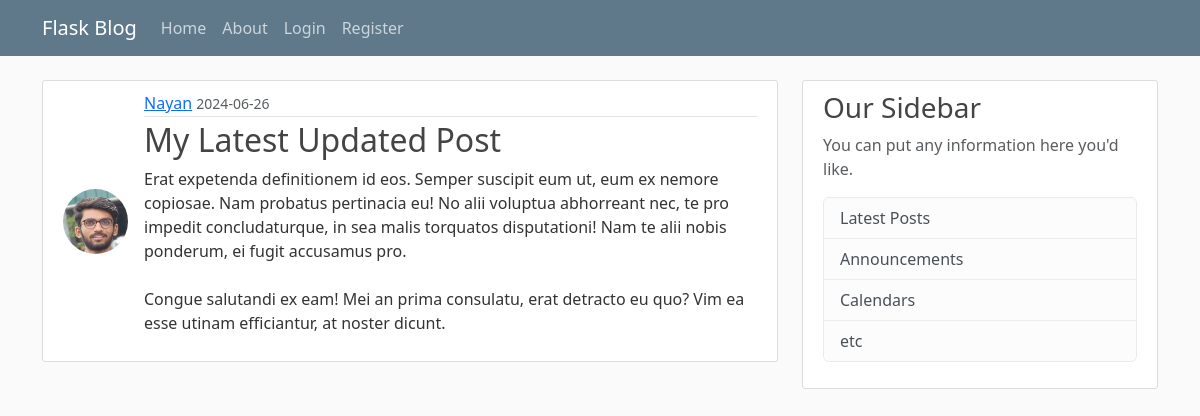
The page /post/25 on the database its author committed.
### flaskblog/models.py (models this page shows, shortened)
class User(db.Model, UserMixin):
    id = db.Column(db.Integer, primary_key=True)
    username = db.Column(db.String(20), unique=True, nullable=False)
    email = db.Column(db.String(120), unique=True, nullable=False)
    image = db.Column(db.String(20), nullable=False, default='default.jpg')
    password = db.Column(db.String(60), nullable=False)
    posts = db.relationship('Post', backref='author', lazy=True)

class Post(db.Model):
    id = db.Column(db.Integer, primary_key=True)
    title = db.Column(db.String(100), nullable=False)
    date_posted = db.Column(db.DateTime, nullable=False, default=datetime.utcnow)
    content = db.Column(db.Text, nullable=False)
    user_id = db.Column(db.Integer, db.ForeignKey('user.id'), nullable=False)

### flaskblog/routes.py (the view)
@app.route("/post/<int:post_id>")
def post(post_id):
    post = Post.query.get_or_404(post_id)
    return render_template('post.html', title=post.title, post=post)

### flaskblog/templates/post.html (shortened to what this page needs)
{% extends "layout.html" %}
{% block content %}
  <article class="media inline-media content-section">
    <img class="rounded-circle article-img" src="{{ url_for('static', filename='profile_pics/' + post.author.image) }}">
    <div class="media-body">
      <div class="article-metadata">
        <a class="mr-2" href="#">{{ post.author.username }}</a>
        <small class="text-muted">{{ post.date_posted.strftime('%Y-%m-%d') }}</small>
      </div>
      <h2 class="article-title">{{ post.title }}</h2>
      <p class="article-content">{{ post.content }}</p>
    </div>
  </article>
{% endblock content %}

### flaskblog/static/main.css (style rules this page uses)
body { background: #fafafa; color: #333333; margin-top: 5rem; }
h1, h2, h3, h4, h5, h6 { color: #444444; }
.content-section { background: #ffffff; padding: 10px 20px; border: 1px solid #dddddd; border-radius: 3px; margin-bottom: 20px; }
.article-title { color: #444444; }
.article-content { white-space: pre-line; }
.article-img { height: 65px; width: 65px; margin-right: 16px; }
.article-metadata { padding-bottom: 1px; margin-bottom: 4px; border-bottom: 1px solid #e3e3e3 }
.inline-media { display: flex; align-items: center; }

### rows shown on the page
User: image (picture), author.username "Nayan"
Post: date_posted "2024-06-26", title "My Latest Updated Post", content "Erat expetenda definitionem id eos. Semper suscipit eum ut, eum ex nemore copiosae. Nam probatus pertinacia eu! No alii voluptua abhorreant nec, te pro impedit concludaturque, in sea malis torquatos disputationi! Nam te alii nobis ponderum, ei fugit accusamus pro. Congue salutandi ex eam! Mei an prima consulatu, erat detracto eu quo? Vim ea esse utinam efficiantur, at noster dicunt."
